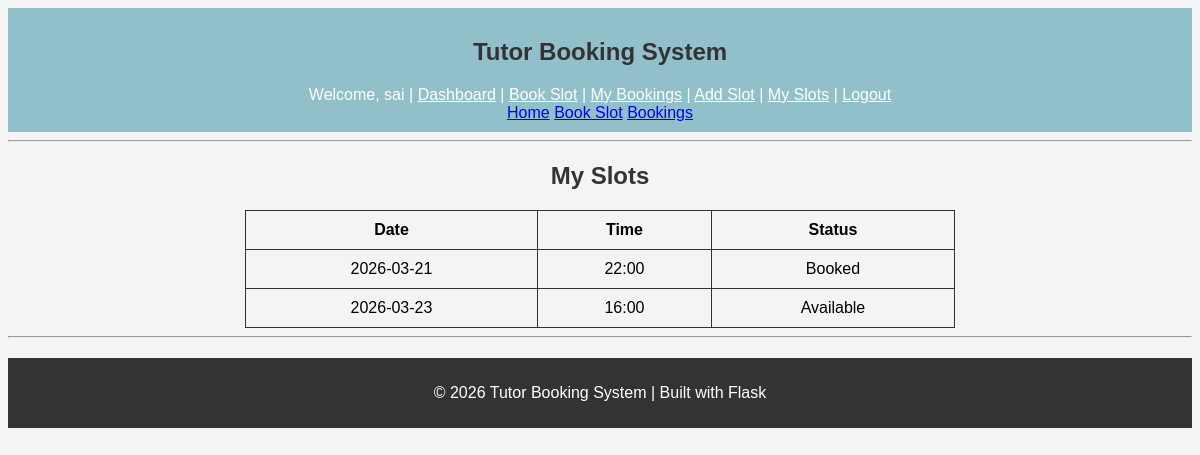
The page /my-slots (signed in) on the database as committed earlier.
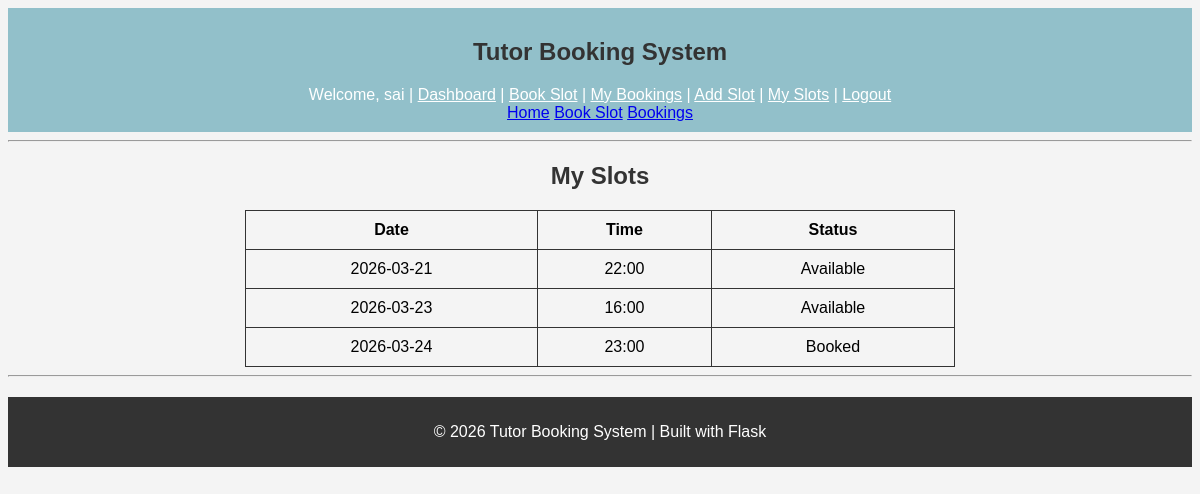
The same page on the database as committed later.
### tables this page shows
CREATE TABLE slots (
        id INTEGER PRIMARY KEY AUTOINCREMENT,
        tutor_id INTEGER,
        date TEXT,
        time TEXT,
        is_booked INTEGER DEFAULT 0,
        FOREIGN KEY (tutor_id) REFERENCES users (id)
    );

### app.py (the view)
@app.route('/my-slots')
def my_slots():
    if 'user_id' not in session:
        return redirect('/login')
    if session['role'] != 'tutor':
        return "Access Denied ❌"
    tutor_id = session['user_id']
    conn = get_db_connection()
    cursor = conn.cursor()
    cursor.execute('''
        SELECT * FROM slots WHERE tutor_id = ?
    ''', (tutor_id,))
    slots = cursor.fetchall()
    conn.close()
    return render_template('view_slots.html', slots=slots)

### models.py (called while the page is built)
def get_db_connection():
    conn = sqlite3.connect('database.db')
    conn.row_factory = sqlite3.Row
    return conn

### templates/view_slots.html (shortened to what this page needs)
<!DOCTYPE html>
{% extends 'base.html' %}
{% block content %}
<html>
<head>
</head>
<body>
    <h2>My Slots</h2>
    <table border="1">
        <tr>
            <th>Date</th>
            <th>Time</th>
            <th>Status</th>
        </tr>
        {% for slot in slots %}
        <tr>
            <td>{{ slot['date'] }}</td>
            <td>{{ slot['time'] }}</td>
            <td>
                {% if slot['is_booked'] == 0 %}
                    Available
                {% else %}
                    Booked
                {% endif %}
            </td>
        </tr>
        {% endfor %}
    </table>
</body>
</html>
{% endblock %}

### templates/base.html (shortened to what this page needs)
<!DOCTYPE html>
<html>
<head>
    <link rel="stylesheet" href="{{ url_for('static', filename='css/style.css') }}">
</head>
<body>
    <header style="background:#92c0ca; color:rgb(255, 255, 255); padding:10px;">
        <h2>Tutor Booking System</h2>
        {% if session.get('user_id') %}
            <span>Welcome, {{ session['name'] }}</span> |
            <a href="/dashboard" style="color:white;">Dashboard</a> |
            <a href="/all-slots" style="color:white;">Book Slot</a> |
            <a href="/my-bookings" style="color:white;">My Bookings</a> |
            <a href="/add-slot" style="color:white;">Add Slot</a> |
            <a href="/my-slots" style="color:white;">My Slots</a> |
            <a href="/logout" style="color:white;">Logout</a>
        {% else %}
            <a href="/login" style="color:white;">Login</a> |
            <a href="/register" style="color:white;">Register</a>
        {% endif %}
        <nav>
            <a href="/">Home</a>
            <a href="/all-slots">Book Slot</a>
            <a href="/my-bookings">Bookings</a>
        </nav>
    </header>
    <hr>
    <div>
        {% block content %}
        {% endblock %}
    </div>
    <hr>
    <footer style="background:#333; color:rgb(255, 255, 255); padding:10px; margin-top:20px;">
        <p>© 2026 Tutor Booking System | Built with Flask</p>
    </footer>
</body>
</html>

### static/css/style.css (style rules this page uses)
body { font-family: Arial; background-color: #f4f4f4; text-align: center; }
h2 { color: #333; }
table { margin: auto; border-collapse: collapse; width: 60%; }
table, th, td { border: 1px solid #333; padding: 10px; }

Rows that differ between the two databases and show on the page:
changed slots (number 1 of 3 on the later page): is_booked "Booked" → "Available"
added slots: date "2026-03-24", time "23:00", is_booked "Booked"
